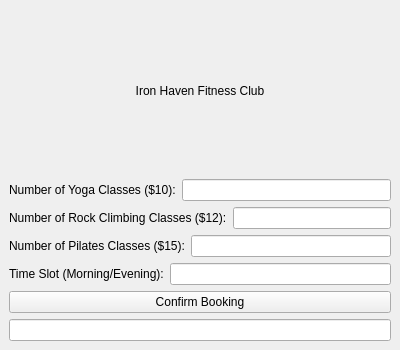
<?xml version="1.0" encoding="UTF-8"?>
<ui version="4.0">
 <class>FitnessScheduler</class>
 <widget class="QMainWindow" name="FitnessScheduler">
  <property name="geometry">
   <rect>
    <x>0</x>
    <y>0</y>
    <width>400</width>
    <height>350</height>
   </rect>
  </property>
  <property name="windowTitle">
   <string>Fitness Class Scheduler</string>
  </property>
  <widget class="QWidget" name="centralwidget">
   <layout class="QVBoxLayout" name="verticalLayout">
    <item>
     <widget class="QLabel" name="labelTitle">
      <property name="text">
       <string>Iron Haven Fitness Club</string>
      </property>
      <property name="alignment">
       <set>Qt::AlignCenter</set>
      </property>
     </widget>
    </item>
    <item>
     <layout class="QHBoxLayout">
      <item>
       <widget class="QLabel" name="labelYoga">
        <property name="text">
         <string>Number of Yoga Classes ($10):</string>
        </property>
       </widget>
      </item>
      <item>
       <widget class="QLineEdit" name="lineEditYoga"/>
      </item>
     </layout>
    </item>
    <item>
     <layout class="QHBoxLayout">
      <item>
       <widget class="QLabel" name="labelRock">
        <property name="text">
         <string>Number of Rock Climbing Classes ($12):</string>
        </property>
       </widget>
      </item>
      <item>
       <widget class="QLineEdit" name="lineEditRock"/>
      </item>
     </layout>
    </item>
    <item>
     <layout class="QHBoxLayout">
      <item>
       <widget class="QLabel" name="labelPilates">
        <property name="text">
         <string>Number of Pilates Classes ($15):</string>
        </property>
       </widget>
      </item>
      <item>
       <widget class="QLineEdit" name="lineEditPilates"/>
      </item>
     </layout>
    </item>
    <item>
     <layout class="QHBoxLayout">
      <item>
       <widget class="QLabel" name="labelTimeSlot">
        <property name="text">
         <string>Time Slot (Morning/Evening):</string>
        </property>
       </widget>
      </item>
      <item>
       <widget class="QLineEdit" name="lineEditTimeSlot"/>
      </item>
     </layout>
    </item>
    <item>
     <widget class="QPushButton" name="pushButtonConfirm">
      <property name="text">
       <string>Confirm Booking</string>
      </property>
     </widget>
    </item>
    <item>
     <widget class="QLineEdit" name="lineEditTotal">
      <property name="readOnly">
       <bool>true</bool>
      </property>
     </widget>
    </item>
   </layout>
  </widget>
 </widget>
 <resources/>
 <connections/>
</ui>
